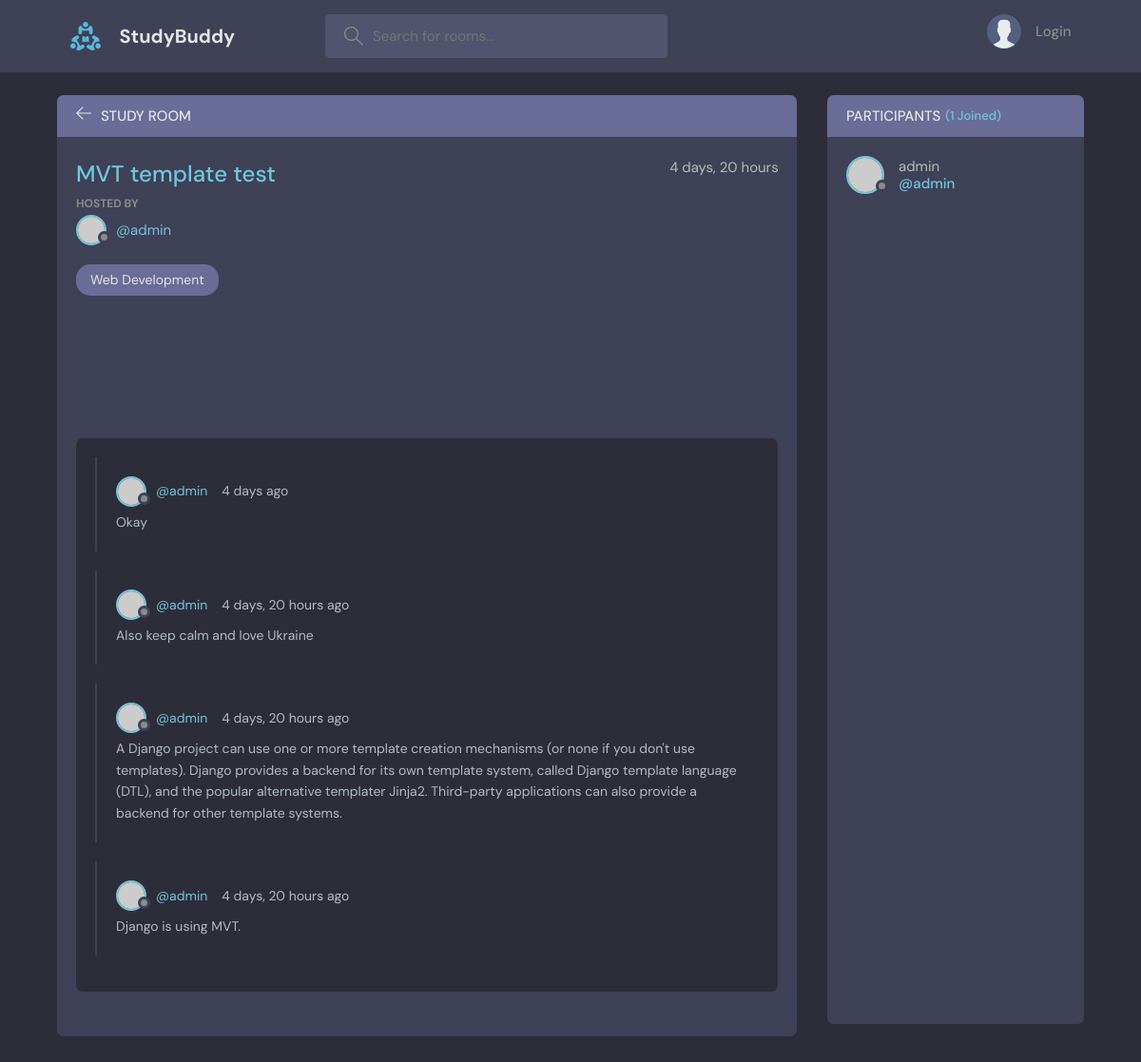
The page /room/10/ on the database its author committed.
### base/models.py (models this page shows, shortened)
class Room(models.Model):
    host = models.ForeignKey(User, on_delete=models.SET_NULL, null=True)
    topic = models.ForeignKey(Topic, on_delete=models.SET_NULL, null=True)
    name = models.CharField(max_length=200)
    description = models.TextField(null=True, blank=True)
    participants = models.ManyToManyField(User, related_name='participants', blank=True)
    updated = models.DateTimeField(auto_now=True)
    created = models.DateTimeField(auto_now_add=True)
    class Meta:
        ordering = ['-updated', '-created']

class Topic(models.Model):
    name = models.CharField(max_length=200)
    def __str__(self) -> str:
        return self.name

class Message(models.Model):
    user = models.ForeignKey(User, on_delete=models.CASCADE)
    room = models.ForeignKey(Room, on_delete=models.CASCADE)
    body = models.TextField()
    updated = models.DateTimeField(auto_now=True)
    created = models.DateTimeField(auto_now_add=True)
    class Meta:
        ordering = ['-updated', '-created']

### base/views.py (the view, shortened to what this page needs)
# urls.py: path('room/<str:pk>/', views.room, name='room'),
def room(request, pk):
    room = Room.objects.get(id=pk)
    room_messages = room.message_set.all().order_by('-created')
    participants = room.participants.all()
    context = { 'room': room, 'room_messages': room_messages, 'participants': participants }
    return render(request, 'base/room.html', context)

### base/templates/base/room.html (shortened to what this page needs)
{% extends 'index.html' %}
{% block content %}
<main class="profile-page layout layout--2">
      <div class="container">
        <div class="room">
          <div class="room__top">
            <div class="room__topLeft">
              <a href="{% url 'home' %}">
                <svg version="1.1" xmlns="http://www.w3.org/2000/svg" width="32" height="32" viewBox="0 0 32 32">
                  <title>arrow-left</title>
                  <path
                    d="M13.723 2.286l-13.723 13.714 13.719 13.714 1.616-1.611-10.96-10.96h27.625v-2.286h-27.625l10.965-10.965-1.616-1.607z"
                  ></path>
                </svg>
              </a>
              <h3>Study Room</h3>
            </div>
          </div>
          <div class="room__box scroll">
            <div class="room__header scroll">
              <div class="room__info">
                <h3>{{room.name}}</h3>
                <span>{{room.created|timesince}}</span>
              </div>
              <div class="room__hosted">
                <p>Hosted By</p>
                <a href="{% url 'user-profile' room.host.id %}" class="room__author">
                  <div class="avatar avatar--small">
                    <img src="https://randomuser.me/api/portraits/men/37.jpg" />
                  </div>
                  <span>@{{room.host}}</span>
                </a>
              </div>
              <span class="room__topics">{{room.topic}}</span>
            </div>
            <div class="room__conversation">
              <div class="threads scroll">
                {% for message in room_messages %}
                <div class="thread">
                  <div class="thread__top">
                    <div class="thread__author">
                      <a href="{% url 'user-profile' user.id %}" class="thread__authorInfo">
                        <div class="avatar avatar--small">
                          <img src="https://randomuser.me/api/portraits/men/37.jpg" />
                        </div>
                        <span>@{{message.user.username}}</span>
                      </a>
                      <span class="thread__date">{{message.created|timesince}} ago</span>
                    </div>
                  </div>
                  <div class="thread__details">
                    {{message.body}}
                  </div>
                </div>
                {% endfor %}
              </div>
            </div>
          </div>
        </div>
        <div class="participants">
          <h3 class="participants__top">Participants <span>({{participants.count}} Joined)</span></h3>
          <div class="participants__list scroll">
            {% for user in participants %}
            <a href="{% url 'user-profile' user.id %}" class="participant">
              <div class="avatar avatar--medium">
                <img src="https://randomuser.me/api/portraits/men/37.jpg" />
              </div>
              <p>
                {{user.username}}
                <span>@{{user.username}}</span>
              </p>
            </a>
            {% endfor %}
          </div>
        </div>
  </div>
</main>
{% endblock content %}

### rows shown on the page
Room: name "MVT template test", created "4 days, 20 hours", host "admin", topic "Web Development"
Message: user.username "admin", created "4 days", body "Okay"
Message: user.username "admin", created "4 days, 20 hours", body "Also keep calm and love Ukraine"
Message: user.username "admin", created "4 days, 20 hours", body "A Django project can use one or more template creation mechanisms (or none if you don't use templates). Django provides a backend for its own template system, called Django template language (DTL), and the popular alternative templater Jinja2. Third-party applications can also provide a backend for other template systems."
Message: user.username "admin", created "4 days, 20 hours", body "Django is using MVT."

### other values the page prints
{{ participants.count }} "1"
{{ user.username }} "admin"
